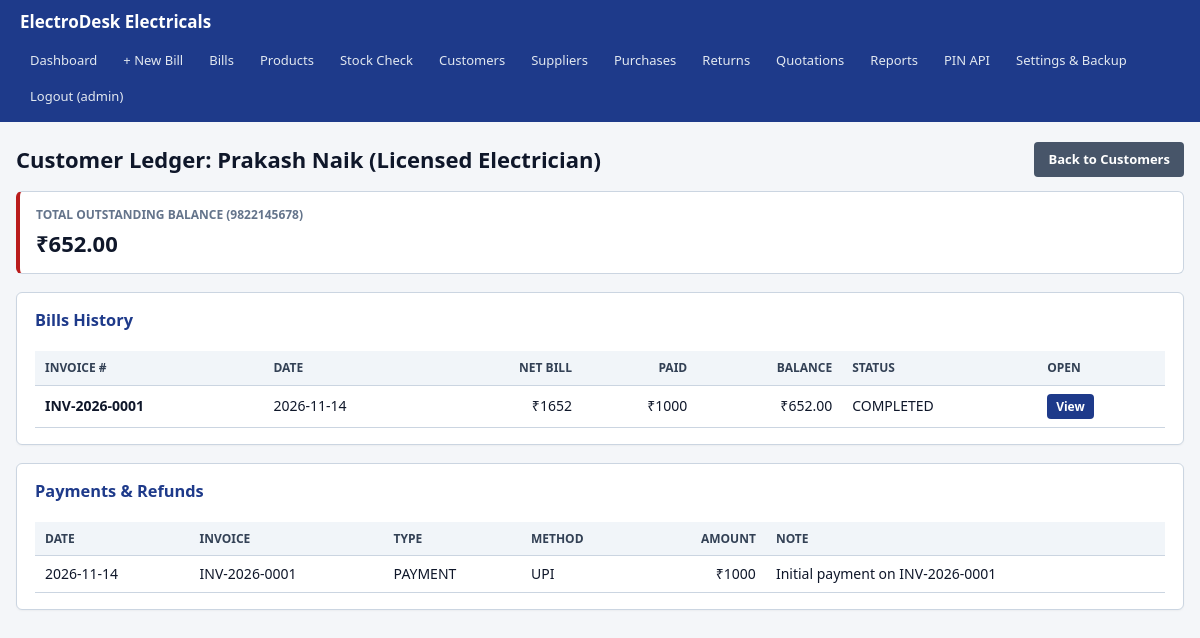
The page /customers/1 (signed in) on the database its author committed.
### tables this page shows
CREATE TABLE store_settings (
    id INTEGER PRIMARY KEY CHECK (id = 1),
    store_name TEXT NOT NULL DEFAULT 'ElectroDesk Electricals',
    store_address TEXT NOT NULL DEFAULT 'Main Market Road, Goa',
    store_phone TEXT NOT NULL DEFAULT '',
    default_tax_rate NUMERIC NOT NULL DEFAULT 0.00
);

CREATE TABLE customers (
    id INTEGER PRIMARY KEY AUTOINCREMENT,
    name TEXT NOT NULL,
    phone TEXT,
    address TEXT,
    pincode TEXT,
    notes TEXT,
    created_at TEXT NOT NULL DEFAULT (datetime('now', 'localtime'))
);

CREATE TABLE sales (
    id INTEGER PRIMARY KEY AUTOINCREMENT,
    invoice_no TEXT NOT NULL UNIQUE,
    customer_id INTEGER,
    walkin_name TEXT,
    walkin_phone TEXT,
    subtotal NUMERIC NOT NULL DEFAULT 0.00,
    discount NUMERIC NOT NULL DEFAULT 0.00,
    tax_rate NUMERIC NOT NULL DEFAULT 0.00,
    tax_amount NUMERIC NOT NULL DEFAULT 0.00,
    total_amount NUMERIC NOT NULL DEFAULT 0.00,
    net_amount NUMERIC NOT NULL DEFAULT 0.00,
    paid_amount NUMERIC NOT NULL DEFAULT 0.00,
    status TEXT NOT NULL DEFAULT 'COMPLETED' CHECK (status IN ('COMPLETED', 'VOIDED')),
    submission_token TEXT NOT NULL UNIQUE,
    sale_date TEXT NOT NULL,
    created_at TEXT NOT NULL DEFAULT (datetime('now', 'localtime')),
    FOREIGN KEY (customer_id) REFERENCES customers(id)
);

CREATE TABLE customer_payments (
    id INTEGER PRIMARY KEY AUTOINCREMENT,
    customer_id INTEGER,
    sale_id INTEGER,
    amount NUMERIC NOT NULL CHECK (amount > 0),
    payment_method TEXT NOT NULL CHECK (payment_method IN ('Cash', 'UPI', 'Card', 'Other')),
    entry_type TEXT NOT NULL DEFAULT 'PAYMENT' CHECK (entry_type IN ('PAYMENT', 'REFUND')),
    payment_date TEXT NOT NULL,
    note TEXT,
    created_at TEXT NOT NULL DEFAULT (datetime('now', 'localtime')),
    FOREIGN KEY (customer_id) REFERENCES customers(id),
    FOREIGN KEY (sale_id) REFERENCES sales(id)
);

### routes/sales_routes.py (the view)
@sales_bp.route("/customers/<int:customer_id>")
@login_required
def customer_ledger(customer_id):
    db_path = current_app.config["DB_PATH"]
    ledger = billing_service.get_customer_ledger(customer_id, db_path=db_path)
    if not ledger:
        flash("Customer not found.", "danger")
        return redirect(url_for("sales.customers"))
    return render_template("customer_ledger.html", ledger=ledger, today=date.today().isoformat())

### app.py (called while the page is built)
def create_app(test_config: dict | None = None) -> Flask:
    app = Flask(__name__)
    app.config.from_object(Config)
    if test_config:
        app.config.update(test_config)
    init_db(db_path=app.config["DB_PATH"])
    if not app.config.get("TESTING"):
        backup_service.run_daily_auto_backup(
            db_path=app.config["DB_PATH"],
            backup_dir=app.config["BACKUP_DIR"],
        )
    @app.context_processor
    def inject_store_settings():
        return {"store": auth_service.get_store_settings(db_path=app.config["DB_PATH"])}
    app.register_blueprint(main_bp)
    app.register_blueprint(product_bp)
    app.register_blueprint(sales_bp)
    app.register_blueprint(purchase_bp)
    app.register_blueprint(ops_bp)
    app.register_blueprint(api_bp)
    return app

### database/db.py (called while the page is built)
def to_decimal(value) -> Decimal:
    if value is None or value == "":
        return Decimal("0.00")
    return Decimal(str(value)).quantize(Decimal("0.01"), rounding=ROUND_HALF_UP)

def get_connection(db_path: str | None = None) -> sqlite3.Connection:
    target_path = db_path or Config.DB_PATH
    conn = sqlite3.connect(target_path, timeout=10.0)
    conn.row_factory = sqlite3.Row
    conn.execute("PRAGMA foreign_keys = ON;")
    conn.execute("PRAGMA journal_mode = WAL;")
    conn.execute("PRAGMA busy_timeout = 5000;")
    return conn

### routes/__init__.py (called while the page is built)
def login_required(view_func):
    @wraps(view_func)
    def wrapped_view(*args, **kwargs):
        if "user_id" not in session:
            flash("Please log in to access ElectroDesk.", "warning")
            return redirect(url_for("main.login"))
        return view_func(*args, **kwargs)
    return wrapped_view

### services/auth_service.py (called while the page is built)
def get_store_settings(db_path: str | None = None) -> dict:
    conn = get_connection(db_path)
    try:
        row = conn.execute("SELECT * FROM store_settings WHERE id = 1").fetchone()
        return dict(row) if row else {
            "store_name": "ElectroDesk Electricals",
            "store_address": "Main Market Road, Goa",
            "store_phone": "",
            "default_tax_rate": "0.00",
        }
    finally:
        conn.close()

### templates/customer_ledger.html (shortened to what this page needs)
{% extends "base.html" %}
{% block content %}
<div class="page-header">
  <h1>Customer Ledger: {{ ledger.customer.name }}</h1>
  <a href="{{ url_for('sales.customers') }}" class="btn btn-secondary">Back to Customers</a>
</div>
<div class="stat-card {% if ledger.total_due|float > 0 %}bad{% else %}good{% endif %}" style="margin-bottom: 18px;">
  <div class="stat-label">Total Outstanding Balance ({{ ledger.customer.phone or 'No phone' }})</div>
  <div class="stat-value">₹{{ ledger.total_due }}</div>
</div>
<div class="card">
  <h3>Bills History</h3>
  <div class="table-wrap">
    <table>
      <thead>
        <tr>
          <th>Invoice #</th>
          <th>Date</th>
          <th class="num">Net Bill</th>
          <th class="num">Paid</th>
          <th class="num">Balance</th>
          <th>Status</th>
          <th>Open</th>
        </tr>
      </thead>
      <tbody>
        {% for b in ledger.bills %}
        <tr>
          <td><strong>{{ b.invoice_no }}</strong></td>
          <td>{{ b.sale_date }}</td>
          <td class="num">₹{{ b.net_amount }}</td>
          <td class="num">₹{{ b.paid_amount }}</td>
          <td class="num">₹{{ b.balance }}</td>
          <td>{{ b.status }}</td>
          <td><a href="{{ url_for('sales.bill_detail', sale_id=b.id) }}" class="btn btn-sm">View</a></td>
        </tr>
        {% else %}
        <tr><td colspan="7">No bills for this customer.</td></tr>
        {% endfor %}
      </tbody>
    </table>
  </div>
</div>
<div class="card">
  <h3>Payments &amp; Refunds</h3>
  <div class="table-wrap">
    <table>
      <thead>
        <tr><th>Date</th><th>Invoice</th><th>Type</th><th>Method</th><th class="num">Amount</th><th>Note</th></tr>
      </thead>
      <tbody>
        {% for p in ledger.payments %}
        <tr>
          <td>{{ p.payment_date }}</td>
          <td>{{ p.invoice_no or '-' }}</td>
          <td>{{ p.entry_type }}</td>
          <td>{{ p.payment_method }}</td>
          <td class="num">₹{{ p.amount }}</td>
          <td>{{ p.note }}</td>
        </tr>
        {% else %}
        <tr><td colspan="6">No payments recorded yet.</td></tr>
        {% endfor %}
      </tbody>
    </table>
  </div>
</div>
{% endblock %}

### templates/base.html (shortened to what this page needs)
<!DOCTYPE html>
<html lang="en">
<head>
  <link rel="stylesheet" href="{{ url_for('static', filename='style.css') }}">
</head>
<body>
  {% if session.get('user_id') %}
  <nav class="navbar no-print">
    <a class="brand" href="{{ url_for('main.dashboard') }}">{{ store.store_name }}</a>
    <div class="nav-links">
      <a href="{{ url_for('main.dashboard') }}">Dashboard</a>
      <a href="{{ url_for('sales.new_bill') }}">+ New Bill</a>
      <a href="{{ url_for('sales.billing_list') }}">Bills</a>
      <a href="{{ url_for('products.index') }}">Products</a>
      <a href="{{ url_for('products.reconcile') }}">Stock Check</a>
      <a href="{{ url_for('sales.customers') }}">Customers</a>
      <a href="{{ url_for('purchases.suppliers') }}">Suppliers</a>
      <a href="{{ url_for('purchases.purchases') }}">Purchases</a>
      <a href="{{ url_for('ops.returns') }}">Returns</a>
      <a href="{{ url_for('ops.quotations') }}">Quotations</a>
      <a href="{{ url_for('ops.reports') }}">Reports</a>
      <a href="{{ url_for('main.pin_lookup') }}">PIN API</a>
      <a href="{{ url_for('main.settings') }}">Settings &amp; Backup</a>
      <a href="{{ url_for('main.logout') }}">Logout ({{ session.get('username') }})</a>
    </div>
  </nav>
  {% endif %}
  <div class="container">
    {% block content %}{% endblock %}
  </div>
</body>
</html>

### static/style.css (style rules this page uses)
:root { --bg: #f4f6f9; --surface: #ffffff; --primary: #1e3a8a; --primary-hover: #1d4ed8; --secondary: #475569; --success: #15803d; --danger: #b91c1c; --warning: #b45309; --border: #cbd5e1; --text: #0f172a; --muted: #64748b; }
* { box-sizing: border-box; }
body { margin: 0; font-family: "Segoe UI", Tahoma, Geneva, Verdana, sans-serif; background: var(--bg); color: var(--text); font-size: 14px; line-height: 1.45; }
.navbar { background: var(--primary); color: #fff; padding: 10px 20px; display: flex; flex-wrap: wrap; align-items: center; justify-content: space-between; gap: 10px; }
.brand { font-weight: 700; font-size: 17px; color: #fff; text-decoration: none; }
.nav-links { display: flex; flex-wrap: wrap; gap: 6px; }
.nav-links a { color: #e2e8f0; text-decoration: none; padding: 6px 10px; border-radius: 4px; font-size: 13px; }
.container { max-width: 1220px; margin: 20px auto; padding: 0 16px; }
.card { background: var(--surface); border: 1px solid var(--border); border-radius: 6px; padding: 16px 18px; margin-bottom: 18px; box-shadow: 0 1px 2px rgba(0, 0, 0, 0.04); }
.card h2, .card h3 { margin-top: 0; margin-bottom: 12px; color: var(--primary); }
.stat-card { background: var(--surface); border: 1px solid var(--border); border-left: 4px solid var(--primary); border-radius: 6px; padding: 14px 16px; }
.stat-card.bad { border-left-color: var(--danger); }
.stat-label { font-size: 12px; text-transform: uppercase; color: var(--muted); font-weight: 600; }
.stat-value { font-size: 22px; font-weight: 700; margin-top: 4px; }
.btn { display: inline-block; padding: 8px 14px; border: none; border-radius: 4px; background: var(--primary); color: #fff; font-weight: 600; font-size: 13px; cursor: pointer; text-decoration: none; text-align: center; }
.btn-secondary { background: var(--secondary); }
.btn-sm { padding: 4px 9px; font-size: 12px; }
.table-wrap { overflow-x: auto; }
table { width: 100%; border-collapse: collapse; margin-top: 6px; }
th, td { padding: 8px 10px; border-bottom: 1px solid var(--border); text-align: left; }
th { background: #f1f5f9; font-weight: 700; font-size: 12px; text-transform: uppercase; color: #334155; }
.num { text-align: right; font-variant-numeric: tabular-nums; }
.page-header { display: flex; justify-content: space-between; align-items: center; flex-wrap: wrap; gap: 10px; margin-bottom: 14px; }
.page-header h1 { margin: 0; font-size: 22px; }

### rows shown on the page
store_settings: store_name "ElectroDesk Electricals"
customers: customer.name "Prakash Naik (Licensed Electrician)", customer "9822145678"
sales: invoice_no "INV-2026-0001", sale_date "2026-11-14", net_amount "1652", paid_amount "1000", balance "652.00", status "COMPLETED"
customer_payments: payment_date "2026-11-14", invoice_no "INV-2026-0001", entry_type "PAYMENT", payment_method "UPI", amount "1000", note "Initial payment on INV-2026-0001"

### other values the page prints
{{ session.get('username') }} "admin"
{{ ledger.total_due }} "652.00"
